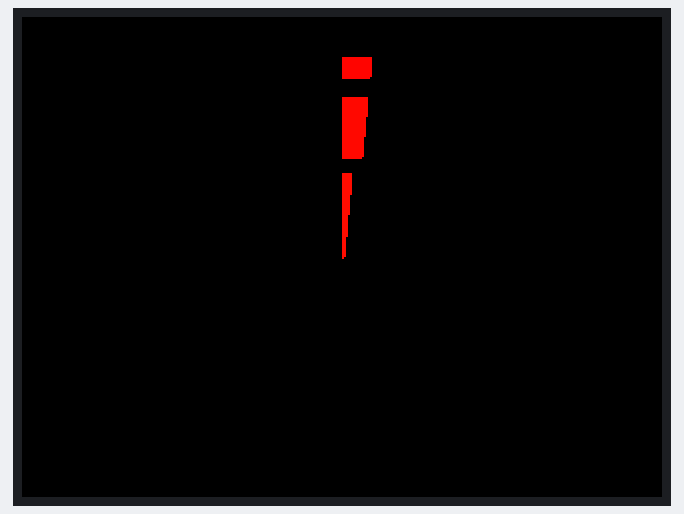
The sketch below on a simulated ESP32. Parts: 320×240 colour display.

Above: at 0.37 s.
At 1.29 s:
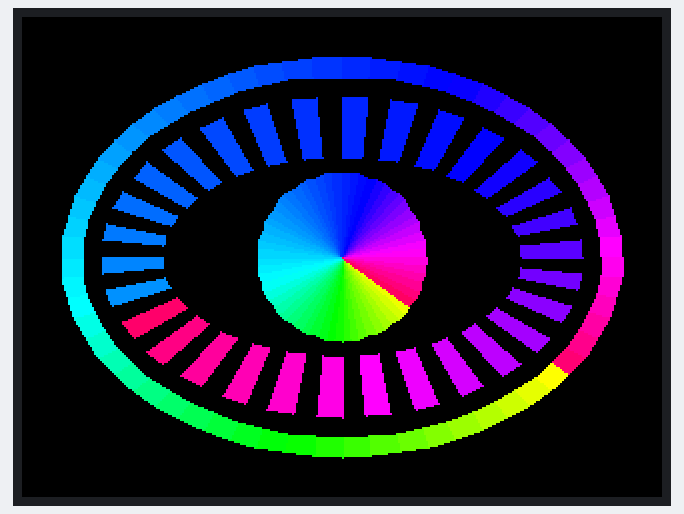
At 10.71 s:
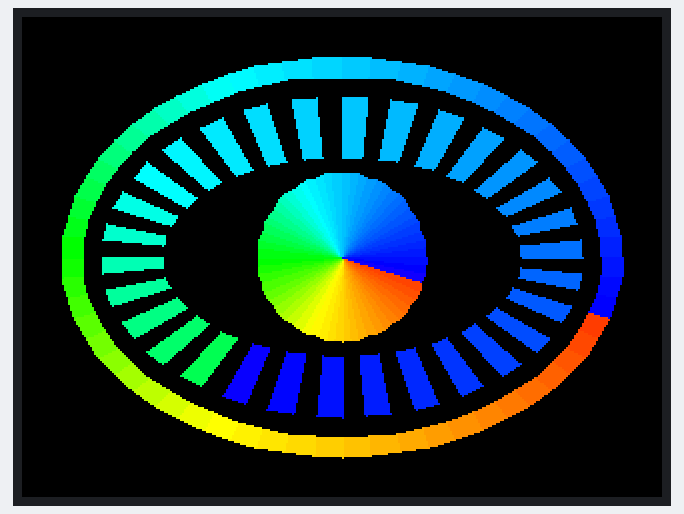
At 20.43 s:
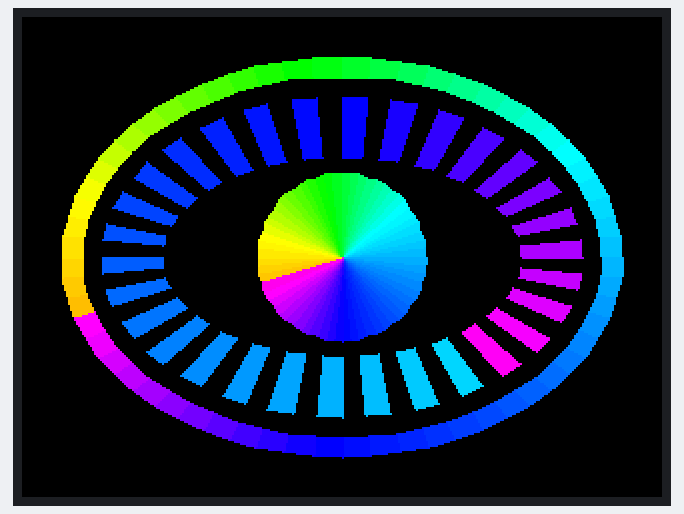
At 29.85 s:
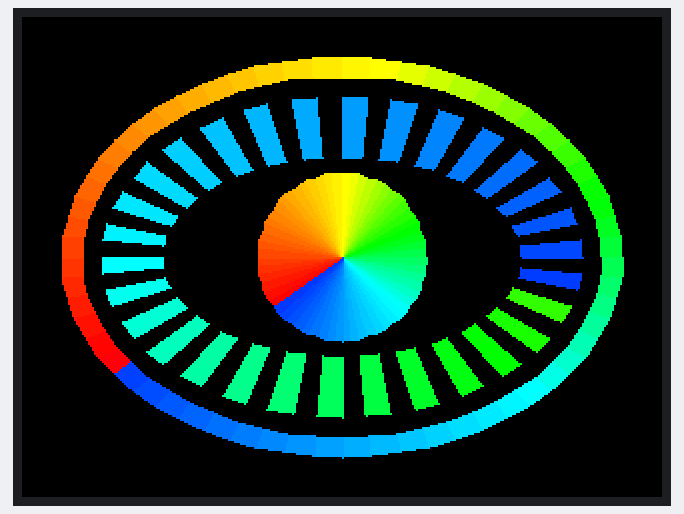
At 39.58 s:
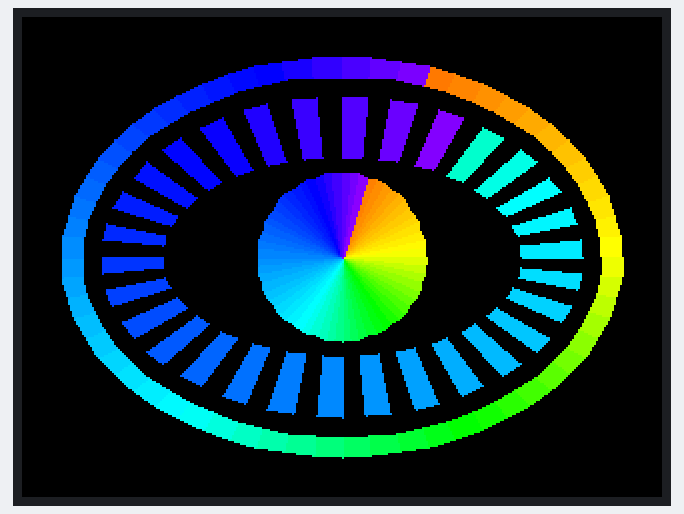

The sketch:

TFT_ArcFill.ino
```cpp
#include <Adafruit_GFX.h>
#include <Adafruit_ILI9341.h>
//#include <Adafruit_SPITFT.h>

#define TFT_CS 14  //for D32 Pro
#define TFT_DC 27  //for D32 Pro
#define TFT_RST 33 //for D32 Pro

Adafruit_ILI9341 tft = Adafruit_ILI9341(TFT_CS, TFT_DC, TFT_RST);

#define TFT_BLACK       0x0000  ///<   0,   0,   0
#define TFT_NAVY        0x000F  ///<   0,   0, 123
#define TFT_DARKGREEN   0x03E0  ///<   0, 125,   0
#define TFT_DARKCYAN    0x03EF  ///<   0, 125, 123
#define TFT_MAROON      0x7800  ///< 123,   0,   0
#define TFT_PURPLE      0x780F  ///< 123,   0, 123
#define TFT_OLIVE       0x7BE0  ///< 123, 125,   0
#define TFT_LIGHTGREY   0xC618  ///< 198, 195, 198
#define TFT_DARKGREY    0x7BEF  ///< 123, 125, 123
#define TFT_BLUE        0x001F  ///<   0,   0, 255
#define TFT_GREEN       0x07E0  ///<   0, 255,   0
#define TFT_CYAN        0x07FF  ///<   0, 255, 255
#define TFT_RED         0xF800  ///< 255,   0,   0
#define TFT_MAGENTA     0xF81F  ///< 255,   0, 255
#define TFT_YELLOW      0xFFE0  ///< 255, 255,   0
#define TFT_WHITE       0xFFFF  ///< 255, 255, 255
#define TFT_ORANGE      0xFD20  ///< 255, 165,   0
#define TFT_GREENYELLOW 0xAFE5  ///< 173, 255,  41
#define TFT_PINK        0xFC18  ///< 255, 130, 198

#define DEG2RAD 0.0174532925

#define LOOP_DELAY 10 // Loop delay to slow things down

byte inc = 0;
unsigned int col = 0;

byte red = 31; // Red is the top 5 bits of a 16 bit colour value
byte green = 0;// Green is the middle 6 bits
byte blue = 0; // Blue is the bottom 5 bits
byte state = 0;

void setup(void) {
  tft.begin();

  tft.setRotation(1);

  tft.fillScreen(TFT_BLACK);

}


void loop() {

  // Continuous elliptical arc drawing
  fillArc(160, 120, inc * 6, 1, 140, 100, 10, rainbow(col));

  // Continuous segmented (inc*2) elliptical arc drawing
  fillArc(160, 120, ((inc * 2) % 60) * 6, 1, 120, 80, 30, rainbow(col));

  // Circle drawing using arc with arc width = radius
  fillArc(160, 120, inc * 6, 1, 42, 42, 42, rainbow(col));

  inc++;
  col += 1;
  if (col > 191) col = 0;
  if (inc > 59) inc = 0;

  delay(LOOP_DELAY);
}


// #########################################################################
// Draw a circular or elliptical arc with a defined thickness
// #########################################################################

// x,y == coords of centre of arc
// start_angle = 0 - 359
// seg_count = number of 6 degree segments to draw (60 => 360 degree arc)
// rx = x axis outer radius
// ry = y axis outer radius
// w  = width (thickness) of arc in pixels
// colour = 16 bit colour value
// Note if rx and ry are the same then an arc of a circle is drawn

int fillArc(int x, int y, int start_angle, int seg_count, int rx, int ry, int w, unsigned int colour)
{

  byte seg = 6; // Segments are 3 degrees wide = 120 segments for 360 degrees
  byte inc = 6; // Draw segments every 3 degrees, increase to 6 for segmented ring

  // Calculate first pair of coordinates for segment start
  float sx = cos((start_angle - 90) * DEG2RAD);
  float sy = sin((start_angle - 90) * DEG2RAD);
  uint16_t x0 = sx * (rx - w) + x;
  uint16_t y0 = sy * (ry - w) + y;
  uint16_t x1 = sx * rx + x;
  uint16_t y1 = sy * ry + y;

  // Draw colour blocks every inc degrees
  for (int i = start_angle; i < start_angle + seg * seg_count; i += inc) {

    // Calculate pair of coordinates for segment end
    float sx2 = cos((i + seg - 90) * DEG2RAD);
    float sy2 = sin((i + seg - 90) * DEG2RAD);
    int x2 = sx2 * (rx - w) + x;
    int y2 = sy2 * (ry - w) + y;
    int x3 = sx2 * rx + x;
    int y3 = sy2 * ry + y;

    tft.fillTriangle(x0, y0, x1, y1, x2, y2, colour);
    tft.fillTriangle(x1, y1, x2, y2, x3, y3, colour);

    // Copy segment end to sgement start for next segment
    x0 = x2;
    y0 = y2;
    x1 = x3;
    y1 = y3;
  }
}

// #########################################################################
// Return the 16 bit colour with brightness 0-100%
// #########################################################################
unsigned int brightness(unsigned int colour, int brightness)
{
  byte red   = colour >> 11;
  byte green = (colour & 0x7E0) >> 5;
  byte blue  = colour & 0x1F;

  blue =  (blue * brightness) / 100;
  green = (green * brightness) / 100;
  red =   (red * brightness) / 100;

  return (red << 11) + (green << 5) + blue;
}

// #########################################################################
// Return a 16 bit rainbow colour
// #########################################################################
unsigned int rainbow(byte value)
{
  // Value is expected to be in range 0-127
  // The value is converted to a spectrum colour from 0 = blue through to 127 = red

  switch (state) {
    case 0:
      green ++;
      if (green == 64) {
        green = 63;
        state = 1;
      }
      break;
    case 1:
      red--;
      if (red == 255) {
        red = 0;
        state = 2;
      }
      break;
    case 2:
      blue ++;
      if (blue == 32) {
        blue = 31;
        state = 3;
      }
      break;
    case 3:
      green --;
      if (green == 255) {
        green = 0;
        state = 4;
      }
      break;
    case 4:
      red ++;
      if (red == 32) {
        red = 31;
        state = 5;
      }
      break;
    case 5:
      blue --;
      if (blue == 255) {
        blue = 0;
        state = 0;
      }
      break;
  }
  return red << 11 | green << 5 | blue;
}
```
